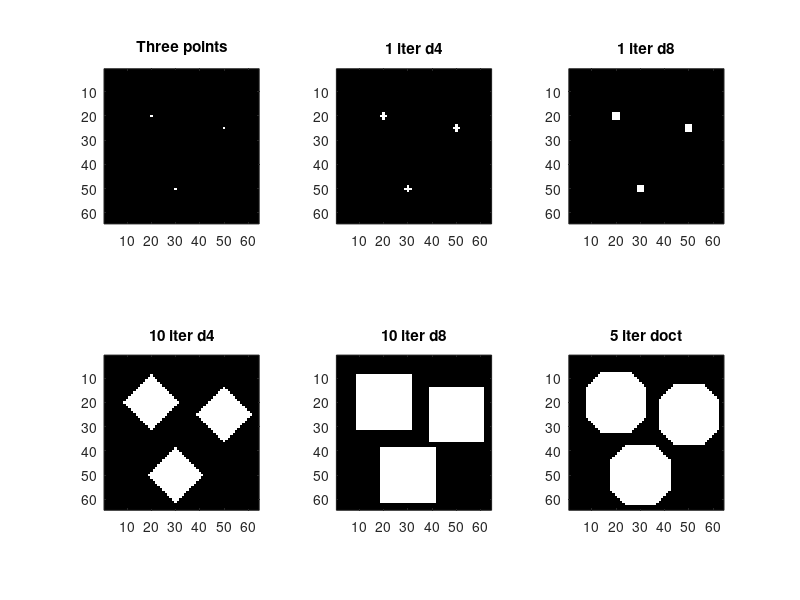
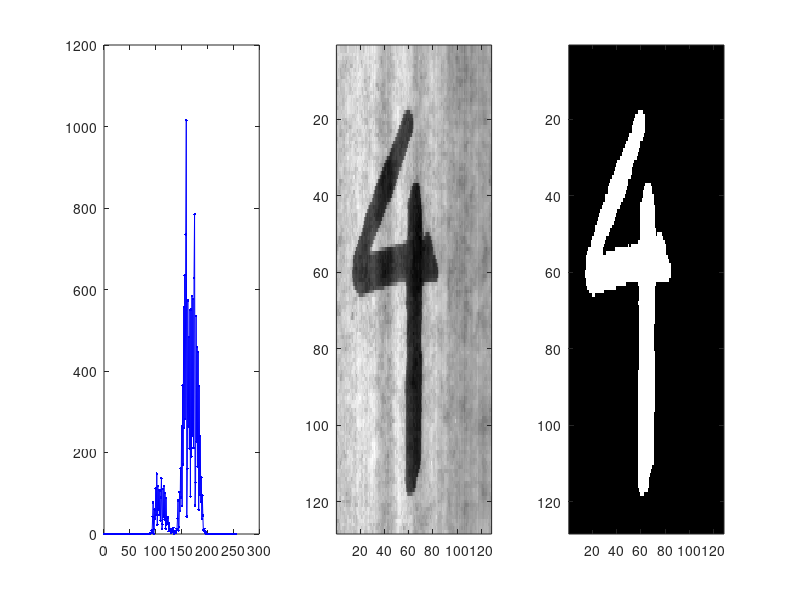
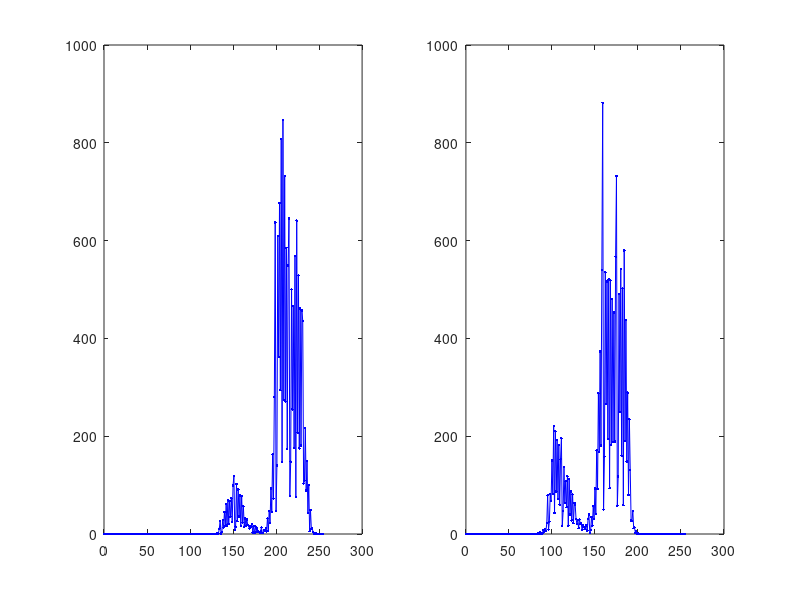
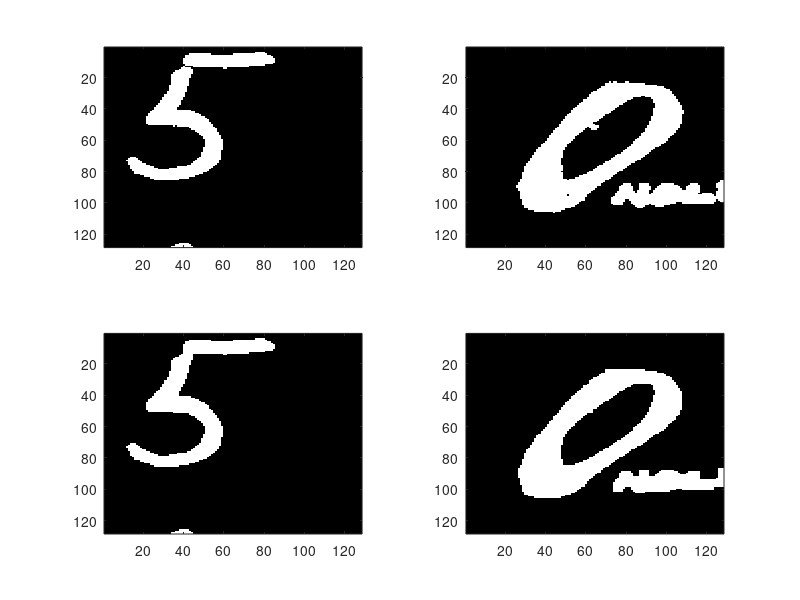

Source code (MATLAB) for these figures, in order:
%% DilatePoint
Im = zeros(64,64);
Im(20,20) = 1; Im(50,30) = 1; Im(25,50) = 1;
SE4 = [0 1 0;
    1 1 1;
    0 1 0];
SE8 = [1 1 1;
    1 1 1;
    1 1 1];
Im_d4 = imdilate(Im, SE4);
Im_d8 = imdilate(Im,SE8);
Im_d4_10=Im;
for i =0:10
    Im_d4_10 = imdilate(Im_d4_10, SE4);
end
Im_d8_10=Im;
for i =0:10
    Im_d8_10 = imdilate(Im_d8_10, SE8);
end
Im_doct_5=Im;
for i =0:5
    Im_doct_5 = imdilate(Im_doct_5, SE4);
    Im_doct_5 = imdilate(Im_doct_5, SE8);
end
figure(1)
colormap(gray(256))
subplot(2,3,1), imagesc(Im);
axis image; title('Three points');
subplot(2,3,2), imagesc(Im_d4);
axis image; title('1 iter d4');
subplot(2,3,3), imagesc(Im_d8);
axis image; title('1 iter d8');
subplot(2,3,4), imagesc(Im_d4_10);
axis image; title('10 iter d4');
subplot(2,3,5), imagesc(Im_d8_10);
axis image; title('10 iter d8');
subplot(2,3,6), imagesc(Im_doct_5);
axis image; title('5 iter doct');
%% Dilate nuf4b
load nuf4b.mat
bininvect=[0:1:255];
histo=hist(nuf4b(:), bininvect);
figure(2)
colormap(gray(256))
subplot(1,3,1),plot(bininvect,histo,'.-b');
subplot(1,3,2),imagesc(nuf4b); %plot(nuf4b);

new_Im = zeros(128,128);
for i = 1:128
    for j = 1:128
        if nuf4b(i,j) > 135
            new_Im(i,j) = 0;
        else
            new_Im(i,j) = 1;
        end
    end
end

subplot(1,3,3),imagesc(new_Im);
%% demo b
load nuf5.mat
load nuf0a.mat

bininvect=[0:1:255];
histo_nuf5=hist(nuf5(:), bininvect);
histo_nuf0a=hist(nuf0a(:), bininvect);
figure(3)
colormap(gray(256));
subplot(1,2,1),plot(bininvect,histo_nuf5,'.-b');
subplot(1,2,2),plot(bininvect,histo_nuf0a,'.-b');

figure(4)
colormap(gray(256));

new_nuf5 = zeros(128,128);
new_nuf0a = zeros(128,128);
for i = 1:128
    for j = 1:128
        if nuf5(i,j) > 180
            new_nuf5(i,j) = 0;
        else
            new_nuf5(i,j) = 1;
        end
        if nuf0a(i,j) > 140
            new_nuf0a(i,j) = 0;
        else
            new_nuf0a(i,j) = 1;
        end
    end
end

new_nuf5_modified= imdilate(new_nuf5,SE8);
new_nuf5_modified= imerode(new_nuf5_modified,SE8);

new_nuf0a_modified=imerode(new_nuf0a,SE8);
new_nuf0a_modified=imerode(new_nuf0a_modified,SE8);
new_nuf0a_modified=imdilate(new_nuf0a_modified,SE8);
new_nuf0a_modified=imdilate(new_nuf0a_modified,SE8);
new_nuf0a_modified= imdilate(new_nuf0a_modified,SE8);
new_nuf0a_modified= imerode(new_nuf0a_modified,SE8);

subplot(2,2,1),imagesc(new_nuf5);
subplot(2,2,2),imagesc(new_nuf0a);
subplot(2,2,3),imagesc(new_nuf5_modified);
subplot(2,2,4),imagesc(new_nuf0a_modified);

